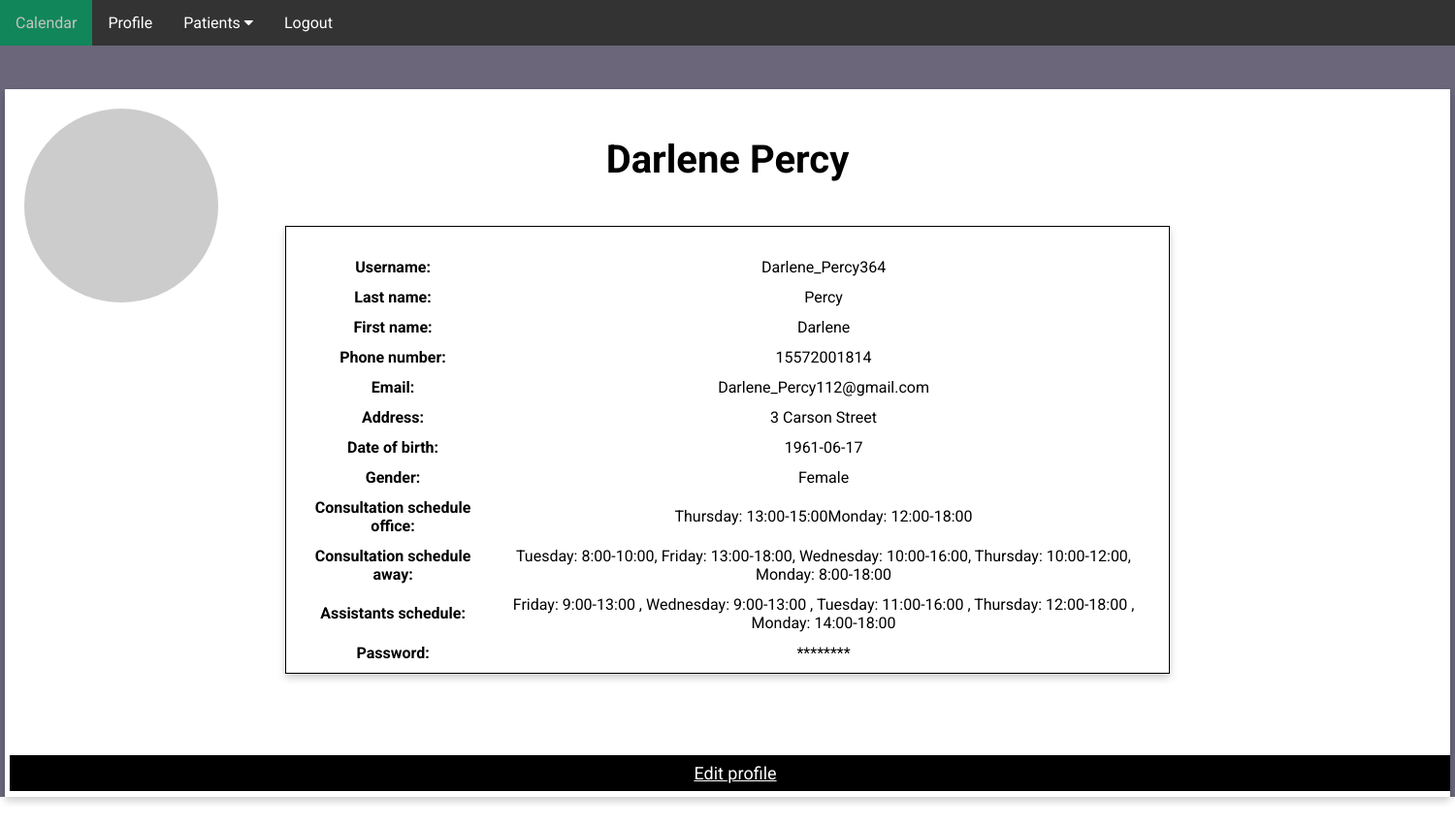
The app's page /medic-profil (signed in) with its own data.
### app/domain/entities.py (models this page shows, shortened)
class Doctor(UserMixin, db.Model):
    __tablename__ = "doctor"
    id = db.Column(db.Integer, primary_key=True)
    username = db.Column(db.String(64), index=True, unique=True)
    first_name = db.Column(db.String(64), index=True)
    last_name = db.Column(db.String(64), index=True)
    phone_number = db.Column(db.Integer, index=True, unique=True)
    email = db.Column(db.String(128), index=True, unique=True)
    address = db.Column(db.String(256), index=True)
    postalcode = db.Column(db.String(256), index=True)
    city = db.Column(db.String(256), index=True)
    state = db.Column(db.String(256), index=True)
    birth_date = db.Column(db.String(128), index=True)
    gender = db.Column(db.String(8), index=True)
    consultation_schedule_office = db.Column(db.String(128), index=True)
    consultation_schedule_away = db.Column(db.String(128), index=True)
    assistants_schedule = db.Column(db.String(128), index=True)
    password_hash = db.Column(db.String(256), index=True)
    patients = db.relationship('Patient', backref='doctor')
    consultations = db.relationship('Consultation', backref='doctor')
    def avatar(self, size):
        digest = md5(self.email.lower().encode('utf-8')).hexdigest()
        return 'https://www.gravatar.com/avatar/{}?d=identicon&s={}'.format(
            digest, size)

### app/ui/ui.py (the view)
    @staticmethod
    @app.route('/medic-profil')
    def medic_profil():
        doctor = service.get_doctor_by_id(service.session['doctor'])
        if "doctor" not in service.session:
            return redirect(url_for('home'))
        return render_template('medic-profil.html', doctor=doctor)

### app/domain/entities.py (called while the page is built)
@login_manager.user_loader
def load_user(id):
    return Doctor.query.get(int(id))

### app/repository/database.py (called while the page is built)
    def find_doctor_by_id(self, doctor_id):
        doctor = self.db.session.get(Doctor, doctor_id)
        if doctor is None:
            raise ValueError("Doctor not found")
        return doctor

### app/service/service.py (called while the page is built)
    def get_doctor_by_id(self, doctor_id):
        return self.db.find_doctor_by_id(doctor_id)

### app/templates/medic-profil.html (shortened to what this page needs)
<!DOCTYPE html>
<html lang="en">
<head>
    <link rel="stylesheet" href="../static/main-style.css">
    <link rel="stylesheet" href="https://cdnjs.cloudflare.com/ajax/libs/font-awesome/4.7.0/css/font-awesome.min.css">
</head>
<body>
    <section class="header">
            <div class="navbar">
                <a href="/medic-home">Calendar</a>
                <a href="/medic-profil">Profile</a>
                <div class="dropdown">
                    <button class="dropbtn">Patients
                        <i class="fa fa-caret-down"></i>
                    </button>
                </div>
                <a href="{{ url_for('logout') }}">Logout</a>
            </div>
            <div class="main-box">
                  <img src="{{ doctor.avatar(128) }}" class="profile-img" alt="{{ doctor.username }}">
                  <h1 class="name">{{doctor.first_name}} {{doctor.last_name}}</h1>
                  <div class="profile-box">
                    <table class="medic-table">
                        <tr>
                            <th>Username:</th>
                            <td>{{doctor.username}}</td>
                        </tr>
                        <tr>
                            <th>Last name:</th>
                            <td>{{doctor.last_name}}</td>
                        </tr>
                        <tr>
                            <th>First name:</th>
                            <td>{{doctor.first_name}}</td>
                        </tr>
                        <tr>
                            <th>Phone number:</th>
                            <td>{{doctor.phone_number}}</td>
                        </tr>
                        <tr>
                            <th>Email:</th>
                            <td>{{doctor.email}}</td>
                        </tr>
                        <tr>
                            <th>Address:</th>
                            <td>{{doctor.address}}</td>
                        </tr>
                        <tr>
                            <th>Date of birth:</th>
                            <td>{{doctor.birth_date}}</td>
                        </tr>
                        <tr>
                            <th>Gender:</th>
                            <td>{{doctor.gender}}</td>
                        </tr>
                        <tr>
                            <th>Consultation schedule office:</th>
                            <td>{{doctor.consultation_schedule_office}}</td>
                        </tr>
                        <tr>
                            <th>Consultation schedule away:</th>
                            <td>{{doctor.consultation_schedule_away}}</td>
                        </tr>
                        <tr>
                            <th>Assistants schedule:</th>
                            <td>{{doctor.assistants_schedule}}</td>
                        </tr>
                        <tr>
                            <th>Password:</th>
                            <td>********</td>
                        </tr>
                    </table>
                  </div>
                  <p><a href="/edit-medic" class="contact-btn">Edit profile</a></p>
            </div>
    </section>
</body>
</html>

### app/static/main-style.css (style rules this page uses)
* { margin: 0; padding: 0; font-family: 'Roboto', sans-serif; }
.header { min-height: 100vh; width: 100%; background-color:#6b667a; background-position: center; background-size: cover; position: relative; }
.navbar { overflow: hidden; background-color: #333; font-family: Arial; }
.navbar a { left: 80px; float: left; font-size: 16px; color: white; text-align: center; padding: 14px 16px; text-decoration: none; }
.dropdown { float: left; overflow: hidden; }
.dropdown .dropbtn { font-size: 16px; border: none; outline: none; color: white; padding: 14px 16px; background-color: inherit; font-family: inherit; margin: 0; }
.main-box { box-shadow: 0 4px 8px 0 rgba(0, 0, 0, 0.2); width: 1480px; height: 720px; position: relative; margin: 3% auto; background: #fff; padding: 5px; overflow: hidden; text-align: center; }
.name { margin: 3% auto; font-size: 40px; }
.contact-btn { position: relative; top: 40px; border: none; outline: 0; display: inline-block; padding: 8px; color: white; background-color: #000; text-align: center; cursor: pointer; width: 100%; font-size: 18px; }
.profile-img { width: 200px; position: absolute; top: 20px; left: 20px; border-radius: 50%; }
.profile-box { width: 900px; height: 450px; border: 1px solid #000; box-shadow: 0 4px 8px 0 rgba(0, 0, 0, 0.2); position: relative; margin: 3% auto; background: #fff; padding: 5px; overflow: hidden; text-align: center; }
.medic-table, th, td { margin: 15px auto; padding: 5px; }

### records on screen
Doctor: first_name "Darlene", last_name "Percy", username "Darlene_Percy364", phone_number "15572001814", email "Darlene_Percy112@gmail.com", address "3 Carson Street", birth_date "1961-06-17", gender "Female", consultation_schedule_office "Thursday: 13:00-15:00Monday: 12:00-18:00", consultation_schedule_away "Tuesday: 8:00-10:00, Friday: 13:00-18:00, Wednesday: 10:00-16:00, Thursday: 10:00-12:00, Monday: 8:00-18:00", assistants_schedule "Friday: 9:00-13:00 , Wednesday: 9:00-13:00 , Tuesday: 11:00-16:00 , Thursday: 12:00-18:00 , Monday: 14:00-18:00"
